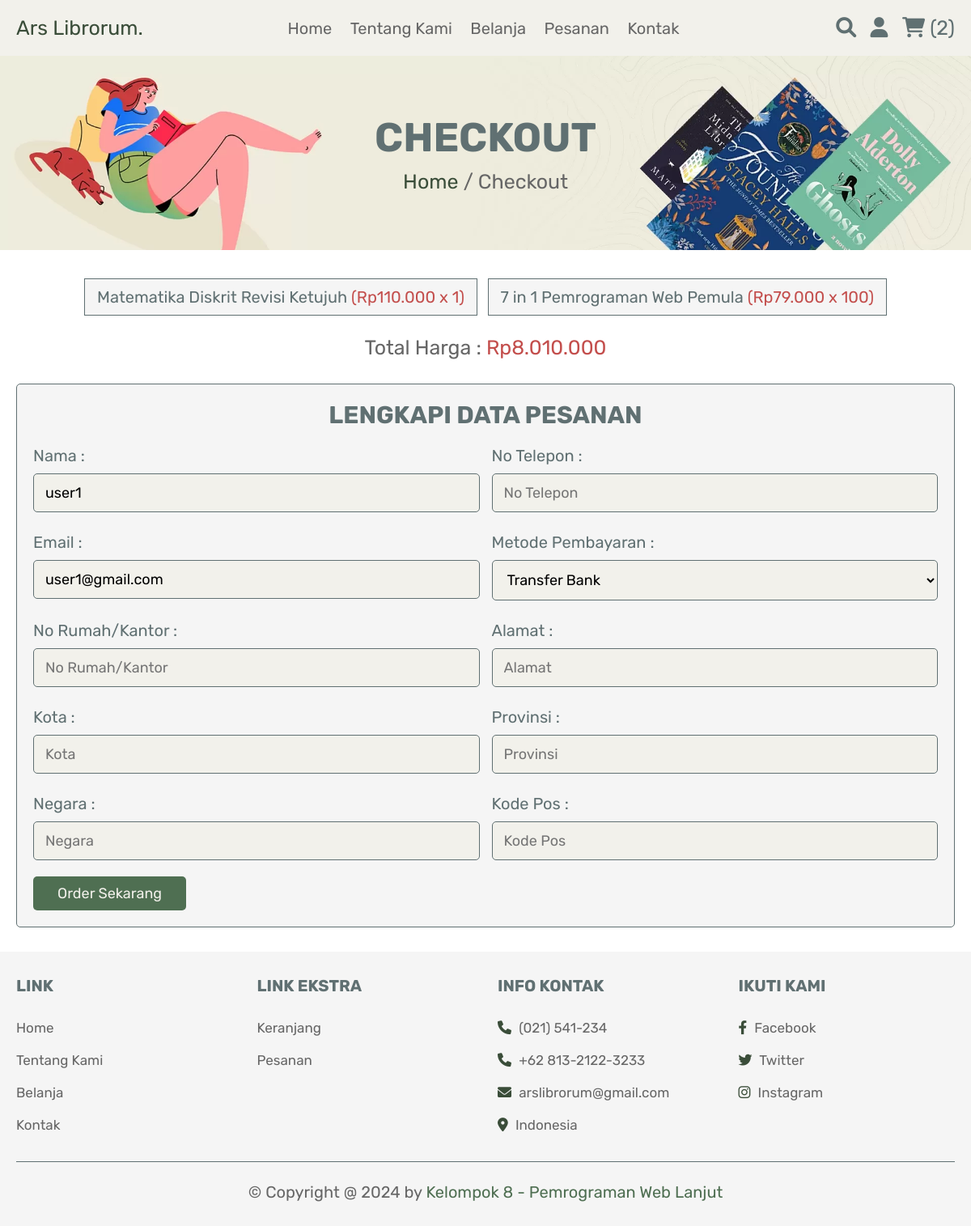
/checkout.php (signed in), run on the app's committed database.
### tables this page shows
CREATE TABLE `cart` (
  `id` int(100) NOT NULL,
  `user_id` int(100) NOT NULL,
  `name` varchar(100) NOT NULL,
  `price` int(100) NOT NULL,
  `quantity` int(100) NOT NULL,
  `image` varchar(100) NOT NULL
);

CREATE TABLE `users` (
  `id` int(100) NOT NULL,
  `name` varchar(100) NOT NULL,
  `email` varchar(100) NOT NULL,
  `password` varchar(100) NOT NULL,
  `user_type` varchar(20) NOT NULL DEFAULT 'user'
);

### checkout.php (the view, shortened to what this page needs)
<?php
include 'config.php';
$user_id = $_SESSION['user_id'];
$user_info_query = mysqli_query($conn, "SELECT name, email FROM `users` WHERE id = '$user_id'") or die('query failed');
$user_info = mysqli_fetch_assoc($user_info_query);
?>
<!DOCTYPE html>
<html lang="en">
<head>
   <link rel="stylesheet" href="https://cdnjs.cloudflare.com/ajax/libs/font-awesome/6.0.0/css/all.min.css">
   <link rel="stylesheet" href="css/style.css">
</head>
<body>
<?php include 'header.php'; ?>
<div class="heading">
   <h3>checkout</h3>
   <p> <a href="home.php">Home</a> / Checkout </p>
</div>
<section class="display-order">
   <?php
      $grand_total = 0;
      $select_cart = mysqli_query($conn, "SELECT * FROM `cart` WHERE user_id = '$user_id'") or die('query failed');
      if(mysqli_num_rows($select_cart) > 0){
         while($fetch_cart = mysqli_fetch_assoc($select_cart)){
            $total_price = ($fetch_cart['price'] * $fetch_cart['quantity']);
            $grand_total += $total_price;
   ?>
   <p> <?php echo $fetch_cart['name']; ?> <span>(<?php echo 'Rp'.number_format($fetch_cart['price'], 0, ',', '.').' x '. $fetch_cart['quantity']; ?>)</span> </p>
   <?php
      }
   }else{
      echo '<p class="empty">Keranjang Kamu Kosong!</p>';
   }
   ?>
   <div class="grand-total"> Total Harga : <span>Rp<?php echo number_format($grand_total, 0, ',', '.'); ?></span> </div>
</section>
<section class="checkout">
   <form action="" method="post">
      <h3>Lengkapi Data Pesanan</h3>
      <div class="flex">
         <div class="inputBox">
            <span>Nama :</span>
            <input type="text" name="name" required placeholder="Nama" value="<?php echo isset($user_info['name']) ? $user_info['name'] : ''; ?>">
         </div>
         <div class="inputBox">
            <span>No Telepon :</span>
            <input type="number" name="number" required placeholder="No Telepon">
         </div>
         <div class="inputBox">
            <span>Email :</span>
            <input type="email" name="email" required placeholder="Email" value="<?php echo isset($user_info['email']) ? $user_info['email'] : ''; ?>">
         </div>
         <div class="inputBox">
            <span>Metode Pembayaran :</span>
            <select name="method">
               <option value="Transfer Bank">Transfer Bank</option>
            </select>
         </div>
         <div class="inputBox">
            <span>No Rumah/Kantor :</span>
            <input type="number" min="0" name="flat" required placeholder="No Rumah/Kantor">
         </div>
         <div class="inputBox">
            <span>Alamat :</span>
            <input type="text" name="street" required placeholder="Alamat">
         </div>
         <div class="inputBox">
            <span>Kota :</span>
            <input type="text" name="city" required placeholder="Kota">
         </div>
         <div class="inputBox">
            <span>Provinsi :</span>
            <input type="text" name="state" required placeholder="Provinsi">
         </div>
         <div class="inputBox">
            <span>Negara :</span>
            <input type="text" name="country" required placeholder="Negara">
         </div>
         <div class="inputBox">
            <span>Kode Pos :</span>
            <input type="number" min="0" name="pin_code" required placeholder="Kode Pos">
         </div>
      </div>
      <input type="submit" value="Order Sekarang" class="btn" name="order_btn">
   </form>
</section>
<?php include 'footer.php'; ?>
</body>
</html>

### css/style.css (style rules this page uses)
:root { --green: #4f6f52; --oldgreen: #3a4d39; --red: #c34e4c; --yellow: #dfb843; --black: #607072; --white: #f2f1eb; --light-color: #666; --light-white: #ccc; --light-bg: #f5f5f5; --border: 0.1rem solid var(--black); --box-shadow: 0 0.5rem 1rem rgba(0, 0, 0, 0.1); }
* { font-family: "Rubik", sans-serif; margin: 0; padding: 0; box-sizing: border-box; outline: none; border: none; text-decoration: none; transition: all 0.2s linear; }
html { font-size: 62.5%; overflow-x: hidden; }
section { padding: 3rem 2rem; }
.btn, .option-btn, .delete-btn, .white-btn { display: inline-block; margin-top: 1rem; padding: 1rem 3rem; cursor: pointer; color: var(--white); font-size: 1.8rem; border-radius: 0.5rem; text-transform: capitalize; }
.white-btn, .btn { background-color: var(--green); }
.heading { min-height: 30vh; display: flex; flex-flow: column; align-items: center; justify-content: center; gap: 1rem; background: url(../images/heading-bg.webp) no-repeat; background-size: cover; background-position: center; text-align: center; }
.heading h3 { font-size: 5rem; color: var(--black); text-transform: uppercase; }
.heading p { font-size: 2.5rem; color: var(--light-color); }
.heading p a { color: var(--oldgreen); }
.display-order { max-width: 1200px; margin: 0 auto; text-align: center; padding-bottom: 0; }
.display-order p { background-color: var(--light-bg); color: var(--black); font-size: 2rem; padding: 1rem 1.5rem; border: var(--border); display: inline-block; margin: 0.5rem; }
.display-order p span { color: var(--red); }
.display-order .grand-total { margin-top: 2rem; font-size: 2.5rem; color: var(--light-color); }
.display-order .grand-total span { color: var(--red); }
.checkout form { max-width: 1200px; padding: 2rem; margin: 0 auto; border: var(--border); background-color: var(--light-bg); border-radius: 0.5rem; }
.checkout form h3 { text-align: center; margin-bottom: 2rem; color: var(--black); text-transform: uppercase; font-size: 3rem; }
.checkout form .flex { display: flex; flex-wrap: wrap; gap: 1.5rem; }
.checkout form .flex .inputBox { flex: 1 1 40rem; }
.checkout form .flex span { font-size: 2rem; color: var(--black); }
.checkout form .flex select, .checkout form .flex input { border: var(--border); width: 100%; border-radius: 0.5rem; width: 100%; background-color: var(--white); padding: 1.2rem 1.4rem; font-size: 1.8rem; margin: 1rem 0; }

### data on the page
cart: name "Matematika Diskrit Revisi Ketujuh", price "110.000", quantity "1"
cart: name "7 in 1 Pemrograman Web Pemula", price "79.000", quantity "100"
users: name "user1", email "user1@gmail.com"

### other printed values
$cart_rows_number "2"
$grand_total "8.010.000"
